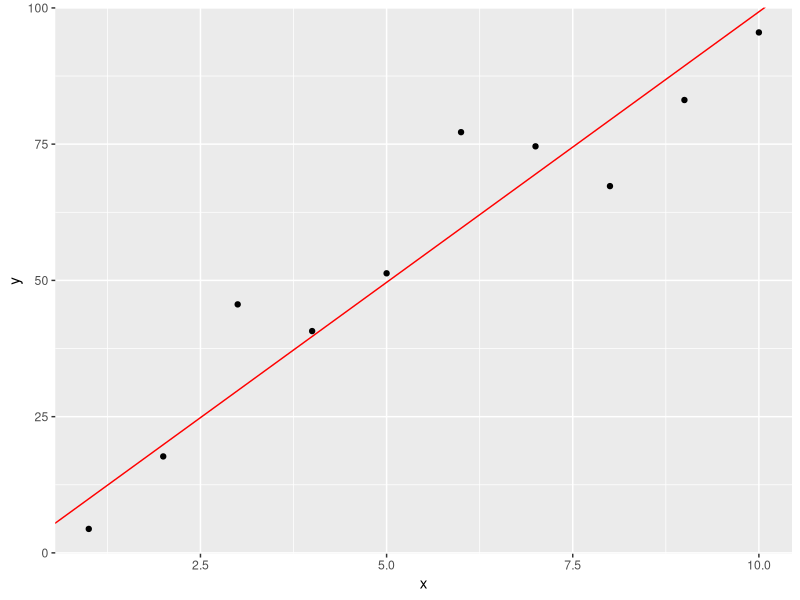
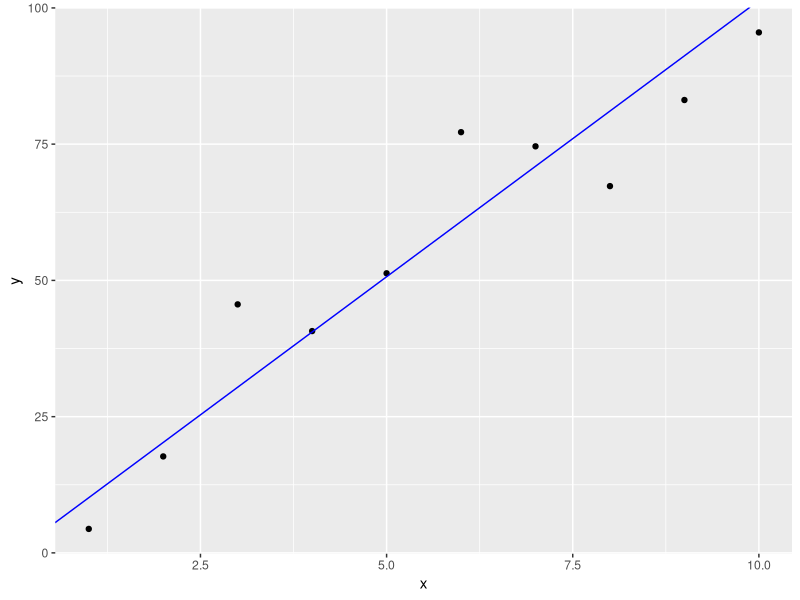

Write R code to recreate these figures, in order.
## ---- chunk 1
library(ggplot2)
set.seed(123)
x=1:10
y=round(10*x+rnorm(10, 0, 10), 1)
rbind(x, y)
## ---- chunk 2
#Beta estimado
beta<-mean(x*y)/mean(x^2)
beta

ggplot(data.frame(x,y), aes(x,y))+geom_point()+
  geom_abline(intercept = 0, slope = beta, color="red", size=0.5)
## ---- chunk 3
#varinaza de beta estimado
var<-100/sum(x^2)
var
## ---- chunk 4
# intervalo de confianza
n<-length(x)
alp<-0.1
sig<-10
TS=sig/sqrt(sum((x)^2))
c(beta+qnorm(alp/2)*TS,beta-qnorm(alp/2)*TS)
## ---- chunk 5
#Beta estimado mle
bet<-mean(y)/mean(x)
bet
## ---- chunk 6
ggplot(data.frame(x,y), aes(x,y))+geom_point()+
  geom_abline(intercept = 0, slope = bet, color="blue", size=0.5)
